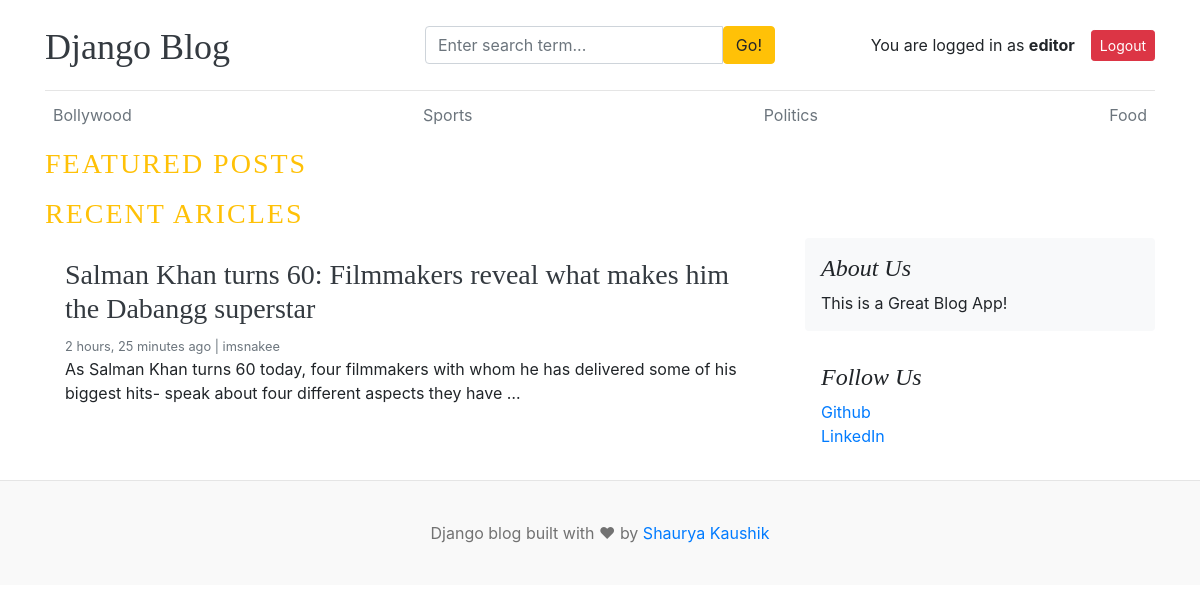
Screenshot of / (signed in) with the database file from the repository.
### blogs/models.py (models this page shows, shortened)
class Category(models.Model):
    category_name  = models.CharField(max_length=50, unique=True)
    created_at = models.DateTimeField(auto_now_add=True)
    updated_at = models.DateTimeField(auto_now=True)
    class Meta:
        verbose_name_plural = 'categories'
    def __str__(self):
        return self.category_name

class Blog(models.Model):
    title = models.CharField(max_length=100)
    slug = models.SlugField(max_length=150, unique=True, blank=True)
    category = models.ForeignKey(Category,on_delete=models.CASCADE)
    author = models.ForeignKey(User, on_delete=models.CASCADE)
    featured_image = models.ImageField(upload_to='uploads/')
    short_description = models.TextField(max_length=500)
    blog_body = models.TextField(max_length=2000)
    status = models.CharField(max_length=20, choices=STATUS_CHOICES, default="Draft")
    is_featured = models.BooleanField(default=False)
    created_at =  models.DateTimeField(auto_now_add=True)
    updated_at =  models.DateTimeField(auto_now=True)

### assignment/models.py (models this page shows, shortened)
class About(models.Model):
    about_heading = models.CharField(max_length=25)
    about_body = models.TextField(max_length=250)
    created_at = models.DateTimeField(auto_now_add=True)
    updated_at = models.DateTimeField(auto_now=True)
    class Meta:
        verbose_name_plural = 'About'

class SocialLink(models.Model):
    name = models.CharField(max_length=50)
    link = models.URLField(max_length=100)
    created_at = models.DateTimeField(auto_now_add=True)
    updated_at = models.DateTimeField(auto_now=True)

### advanced_blog/views.py (the view)
# urls.py: 2. Add a URL to urlpatterns:  path('', views.home, name='home')
def home(request):
    featured_blogs = Blog.objects.all().filter(status= 'Published',is_featured=True).order_by('updated_at')
    blogs = Blog.objects.all().filter(status = 'Published',is_featured = False)
    try:
        about = About.objects.get()
    except:
        about = None
    context = {
        'blogs':blogs,
        'featured_blogs':featured_blogs,
        'about' : about,
    }
    return render(request,'home.html',context)

### blogs/context_processors.py (called while the page is built)
def get_categories(request):
    categories = Category.objects.all().order_by('-updated_at')
    sidebar_categories = (
        Category.objects
        .annotate(blog_count=Count('blog'))
        .filter(blog_count__gte=1)  # only categories with at least 1 blog
        .order_by('-blog_count')     # optional: order by most blogs first
    )
    topbar_categories = (
        Category.objects
        .annotate(blog_count=Count('blog'))
        .order_by('-blog_count')[:4]
    )
    return {
        'categories': categories,
        'topbar_categories': topbar_categories,
        'sidebar_categories' : sidebar_categories,
    }

def get_social_links(request):
    social_links = SocialLink.objects.all()
    return dict(social_links=social_links)

### templates/home.html (shortened to what this page needs)
{% extends "base.html" %}
{% block content %}
  <h3 class="text-uppercase text-warning" style="letter-spacing: 2px" >Featured Posts</h3>
    <h3 class="text-uppercase text-warning" style="letter-spacing: 2px" >Recent Aricles</h3>
    <main role="main" class="container p-0">
      <div class="row">
        <div class="col-md-8 blog-main">
          {% for blog in blogs %}
            <div class="card border-0" >
              <div class="card-body">
                <h3><a class='text-dark' href="{% url "blogs" blog.slug %}">{{blog.title}}</a></h3>
                <small class="mb-1 text-muted">{{blog.created_at | timesince}} ago | {{blog.author}}</small>
                <p class="card-text">{{blog.short_description | truncatewords:25 }}</p>
              </div>
            </div>
          {% endfor %}
        </div>
        <aside class="col-md-4 blog-sidebar">
          <div class="p-3 mb-3 bg-light rounded">
            <h4 class="font-italic">{{about.about_heading}}</h4>
            <p class="mb-0">{{about.about_body}}</p>
          </div>
          {% if social_links %}
            <div class="p-3">
              <h4 class="font-italic">Follow Us</h4>
              <ol class="list-unstyled">
                {% for social in social_links  %}
                  <li><a href="{{social.link}}">{{social.name}}</a></li>
                {% endfor %}
              </ol>
            </div>
          {% endif %}
        </aside>
      </div>
    </main>
  </div>
{% endblock content %}

### templates/base.html (shortened to what this page needs)
{% load static %}
<!DOCTYPE html>
<html lang="en">
<head>
    <link href="https://getbootstrap.com/docs/4.0/dist/css/bootstrap.min.css" rel="stylesheet">
    <link href="{% static 'css/blog.css' %}" rel="stylesheet">
    <link rel="stylesheet" href="https://cdnjs.cloudflare.com/ajax/libs/font-awesome/4.7.0/css/font-awesome.min.css">
  </head>
<body>
    <div class="container">
      <header class="blog-header py-3">
        <div class="row flex-nowrap justify-content-between align-items-center">
          <div class="col-4 pt-1">
            <a class="blog-header-logo text-dark" href="/">Django Blog</a>
          </div>
          <div class="col-4">
            <form action="{% url "search" %}" method="GET">
              <div class="input-group">
                <input class="form-control" type="text" name="keyword" value = '{{ keyword }}' placeholder="Enter search term..." aria-label="Enter search term..." aria-describedby="button-search" />
                <button type="submit" class="btn btn-warning" id="button-search" type="button">Go!</button>
              </div>
            </form>
          </div>
          <div class="col-4 d-flex justify-content-end align-items-center">
            {% if not user.is_authenticated %}
              <a class="btn btn-sm btn-warning" href="{% url "login" %}">Login</a> &nbsp;
              <a class="btn btn-sm btn-outline-secondary" href="{% url "register" %}">Register</a>
            {% else %}
              <span>You are logged in as <strong>{{user}}</strong> </span>
              <span><a class="btn btn-sm btn-danger" href="{% url "logout" %}">Logout</a></span>
            {% endif %}
          </div>
        </div>
      </header>
      <div class="nav-scroller py-1 mb-2">
        <nav class="nav d-flex justify-content-between">
          {% for category in topbar_categories %}
            <a class="p-2 text-muted" href="{% url "blogs_by_category" category.id %}">{{category}}</a>
          {% endfor %}
        </nav>
      </div>
      {% block content %}
      {% endblock content %}
<footer class="blog-footer">
  <p>Django blog built with ♥ by <a href="#">Shaurya Kaushik</a></p>
</footer>
</body>
</html>

### advanced_blog/static/css/blog.css (style rules this page uses)
.blog-header { border-bottom: 1px solid #e5e5e5; }
.blog-header-logo { font-family: "Playfair Display", Georgia, "Times New Roman", serif; font-size: 2.25rem; }
h1, h2, h3, h4, h5, h6 { font-family: "Playfair Display", Georgia, "Times New Roman", serif; }
.blog-footer { padding: 2.5rem 0; color: #727272; text-align: center; background-color: #f9f9f9; border-top: .05rem solid #e5e5e5; }
.blog-footer p:last-child { margin-bottom: 0; }

### rows the page displays
Category: category_name "Bollywood"
Category: category_name "Sports"
Category: category_name "Politics"
Category: category_name "Food"
Blog: title "Salman Khan turns 60: Filmmakers reveal what makes him the Dabangg superstar", created_at "2 hours, 25 minutes", author "imsnakee", short_description "As Salman Khan turns 60 today, four filmmakers with whom he has delivered some of his biggest hits- speak about four different aspects they have …"
About: about_heading "About Us", about_body "This is a Great Blog App!"
SocialLink: name "Github"
SocialLink: name "LinkedIn"

### other values shown
{{ user }} "editor"
